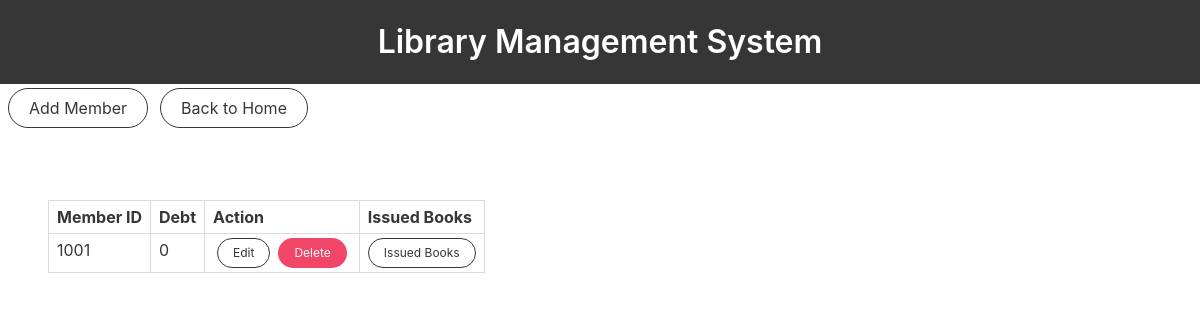
The app's page /members, older data.
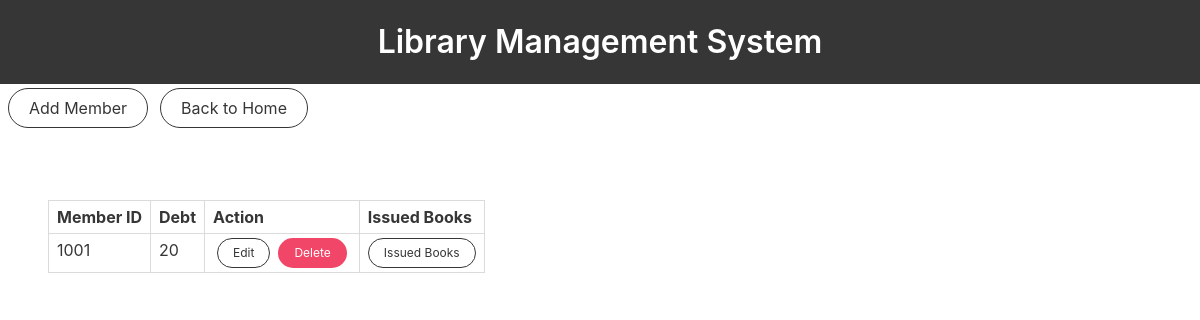
The same page, newer data.
### models.py (models this page shows)
class Members(db.Model):
    member_id = db.Column(db.String, primary_key=True, unique=True, nullable=False)
    debt = db.Column(db.Integer, nullable=False)

### members.py (the view)
@app.route("/members")
def memberspage():
    members = Members.query.order_by('member_id').all()
    return render_template("members.html", members=members)

### templates/members.html (shortened to what this page needs)
{% extends "base.html" %}
{% block body %}
<nav class="level mt-1">
    <div class="level-left">
        <div class="level-item ml-2">
            <a href="{{ url_for('add_member') }}" ... ... class="button is-dark is-outlined is-rounded">Add Member</a>
        </div>
        <div class="level-item">
            <a href={{ url_for('homepage') }} target="_self"><button class="button is-dark is-outlined is-rounded">Back to Home</button></a>
        </div>
    </div>
</nav>
<section class="section table-container">
    <table class="table is-bordered is-narrow">
        <thead>
            <tr>
                <th>Member ID</th>
                <th>Debt</th>
                <th>Action</th>
                <th>Issued Books</th>
            </tr>
        </thead>
        <tbody>
            {% for member in members %}
            <tr>
                <td>{{ member.member_id }}</td>
                <td>{{ member.debt }}</td>
                <td>
                    <div class="buttons is-centered">
                         <a href="{{ url_for('edit_member', member_id=member.member_id) }}" class="button is-small is-dark is-outlined is-rounded">
                            Edit
                        </a>
                        <form action="{{ url_for('delete_member', member_id=member.member_id) }}" method="POST">
                            <button class="button is-danger is-small is-rounded">
                                Delete
                            </button>
                        </form>
                    </div>
                </td>
                <td>
                    <a href="{{ url_for('issued_books', member_id=member.member_id) }}" class="button is-small is-dark is-outlined is-rounded">
                        Issued Books
                    </a>
                </td>
            </tr>
            {% endfor %}
        </tbody>
    </table>
</section>
{% endblock %}

### templates/base.html (shortened to what this page needs)
<!DOCTYPE html>
<html>
    <head>
        <link rel="stylesheet" href="{{url_for('static',filename='style.css')}}" type="text/css" media="screen" charset="utf-8">
    </head>
    <body>
        <section class="hero is-small is-primary">
            <div class="hero-body has-text-centered has-background-dark">
                <p class="title">
                Library Management System
                </p>
            </div>
        </section>
        {% block body %}
        {%endblock %}
    </body>
</html>

Row changes from the older to the newer data that the page shows:
changed Members id 1001: debt "0" → "20"
